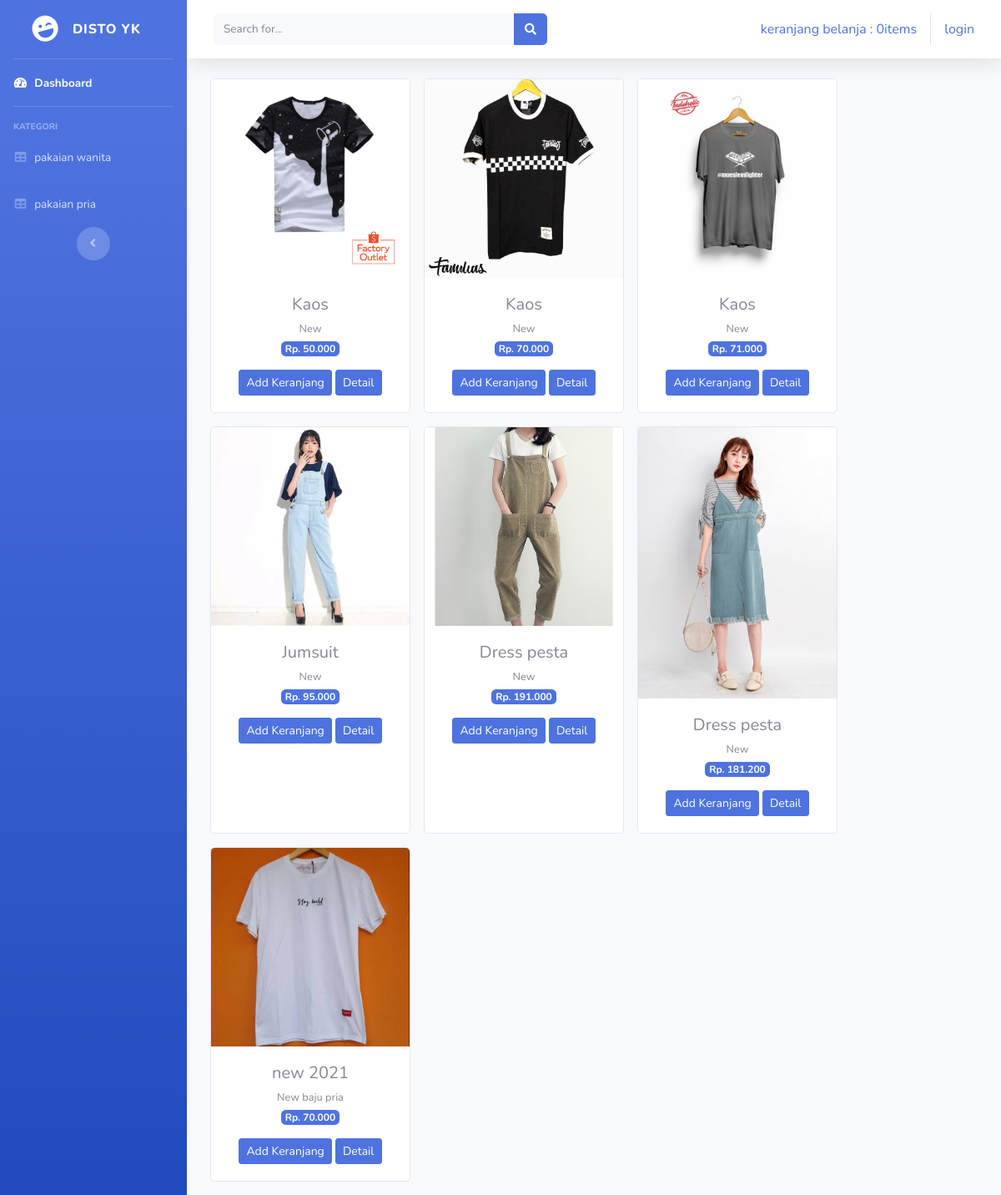
The page / on the database its author committed.
### tables this page shows
CREATE TABLE `tb_barang` (
  `id_brg` int(11) NOT NULL,
  `nama_brg` varchar(34) NOT NULL,
  `keterangan` varchar(90) NOT NULL,
  `kategori` varchar(34) NOT NULL,
  `harga` varchar(34) NOT NULL,
  `stok` varchar(45) NOT NULL,
  `gambar` varchar(80) NOT NULL
);

### application/controllers/Dashboard.php (called while the page is built)
<?php
class dashboard extends CI_Controller
{
    public function index()
    {
        $data['barang'] = $this->model_barang->tampil_data()->result();
        $this->load->view('template/header');
        $this->load->view('template/sidebar');
        $this->load->view('barang/index', $data);
        $this->load->view('template/footer');
    }
}

### index.php (called while the page is built, shortened)
<?php
require_once BASEPATH.'core/CodeIgniter.php';

### application/models/model_barang.php (called while the page is built, shortened)
<?php
class model_barang extends CI_Model
{
    public function tampil_data()
    {
        return $this->db->get('tb_barang');
    }
}

### application/views/barang/index.php (the view)
<div class="container-fluid">
    <div class="row text-center">
        <?php foreach ($barang as $brg) : ?>
            <div class="card ml-3 mb-3" style="width: 15rem;">
                <img src="<?php echo base_url() . '/upload/' . $brg->gambar ?>" class="card-img-top" alt="...">
                <div class="card-body">
                    <h5 class="card-title mb-1"><?= $brg->nama_brg ?></h5>
                    <small><?= $brg->keterangan ?></small><br>
                    <span class="badge badge-primary mb-3">Rp. <?= number_format($brg->harga, 0, ',', '.') ?>
                    </span><br>
                    <?php echo anchor('barang/add_keranjang/' . $brg->id_brg, '<div class="btn btn-sm btn-primary">Add Keranjang</div>') ?>
                    <?php echo anchor('barang/detail/' . $brg->id_brg, '<div class="btn btn-sm btn-primary">Detail</div>') ?>
                </div>
            </div>
        <?php endforeach; ?>
    </div>
</div>

### application/views/template/header.php (shortened to what this page needs)
<!DOCTYPE html>
<html lang="en">
<head>
    <link href="<?= base_url() ?>/assets/vendor/fontawesome-free/css/all.min.css" rel="stylesheet" type="text/css">
    <link href="<?= base_url() ?>/assets/css/sb-admin-2.min.css" rel="stylesheet">
</head>

### application/views/template/sidebar.php (shortened to what this page needs)
<body id="page-top">
    <div id="wrapper">
        <ul class="navbar-nav bg-gradient-primary sidebar sidebar-dark accordion" id="accordionSidebar">
            <a class="sidebar-brand d-flex align-items-center justify-content-center" href="index.html">
                <div class="sidebar-brand-icon rotate-n-15">
                    <i class="fas fa-laugh-wink"></i>
                </div>
                <div class="sidebar-brand-text mx-3">Disto Yk </div>
            </a>
            <hr class="sidebar-divider my-0">
            <li class="nav-item active">
                <a class="nav-link" href="<?= base_url('dashboard') ?>">
                    <i class="fas fa-fw fa-tachometer-alt"></i>
                    <span>Dashboard</span></a>
            </li>
            <hr class="sidebar-divider">
            <div class="sidebar-heading">
                Kategori
            </div>
            <li class="nav-item">
                <a class="nav-link" href="<?= base_url('kategori/pakaian_wanita') ?>">
                    <i class="fas fa-fw fa-table"></i>
                    <span>pakaian wanita</span></a>
            </li>
            <li class="nav-item">
                <a class="nav-link" href="<?= base_url('kategori/pakaian_pria') ?>">
                    <i class="fas fa-fw fa-table"></i>
                    <span>pakaian pria</span></a>
            </li>
            <div class="text-center d-none d-md-inline">
                <button class="rounded-circle border-0" id="sidebarToggle"></button>
            </div>
        </ul>
        <div id="content-wrapper" class="d-flex flex-column">
            <div id="content">
                <nav class="navbar navbar-expand navbar-light bg-white topbar mb-4 static-top shadow">
                    <form class="d-none d-sm-inline-block form-inline mr-auto ml-md-3 my-2 my-md-0 mw-100 navbar-search">
                        <div class="input-group">
                            <input type="text" class="form-control bg-light border-0 small" placeholder="Search for..." aria-label="Search" aria-describedby="basic-addon2">
                            <div class="input-group-append">
                                <button class="btn btn-primary" type="button">
                                    <i class="fas fa-search fa-sm"></i>
                                </button>
                            </div>
                        </div>
                    </form>
                    <ul class="navbar-nav ml-auto">
                        <div class="navbar">
                            <ul class="nav navbar-nav navbar-right">
                                <li>
                                    <?php
                                    $keranjang = 'keranjang belanja : ' . $this->cart->total_items() .  'items'
                                    ?>
                                    <?= anchor('barang/detail_keranjang', $keranjang)  ?>
                                </li>
                            </ul>
                            <ul class="na navbar-nav navbar-rihgt">
                                <?php if ($this->session->userdata('email')) { ?>
                                    <li>
                                        <div>Selamat datang <?= $this->session->userdata('username') ?></div>
                                    </li>
                                    <li><?= anchor('auth/logout', 'Logout'); ?> </li>
                                <?php } else { ?>
                                    <li><?= anchor('auth/login', 'login'); ?></li>
                                <?php } ?>
                            </ul>
                        </div>
                    </ul>
                </nav>

### application/views/template/footer.php (shortened to what this page needs)
</body>
</html>

### rows shown on the page
tb_barang: gambar (picture), nama_brg "Kaos", keterangan "New", harga "50.000", id_brg "Add Keranjang", id_brg "Detail"
tb_barang: gambar (picture), nama_brg "Kaos", keterangan "New", harga "70.000", id_brg "Add Keranjang", id_brg "Detail"
tb_barang: gambar (picture), nama_brg "Kaos", keterangan "New", harga "71.000", id_brg "Add Keranjang", id_brg "Detail"
tb_barang: gambar (picture), nama_brg "Jumsuit", keterangan "New", harga "95.000", id_brg "Add Keranjang", id_brg "Detail"
tb_barang: gambar (picture), nama_brg "Dress pesta", keterangan "New", harga "191.000", id_brg "Add Keranjang", id_brg "Detail"
tb_barang: gambar (picture), nama_brg "Dress pesta", keterangan "New", harga "181.200", id_brg "Add Keranjang", id_brg "Detail"
tb_barang: gambar (picture), nama_brg "new 2021", keterangan "New baju pria", harga "70.000", id_brg "Add Keranjang", id_brg "Detail"

### other values the page prints
anchor('barang/detail_keranjang', $keranjang) "keranjang belanja : 0items"
anchor('auth/login', 'login') "login"
